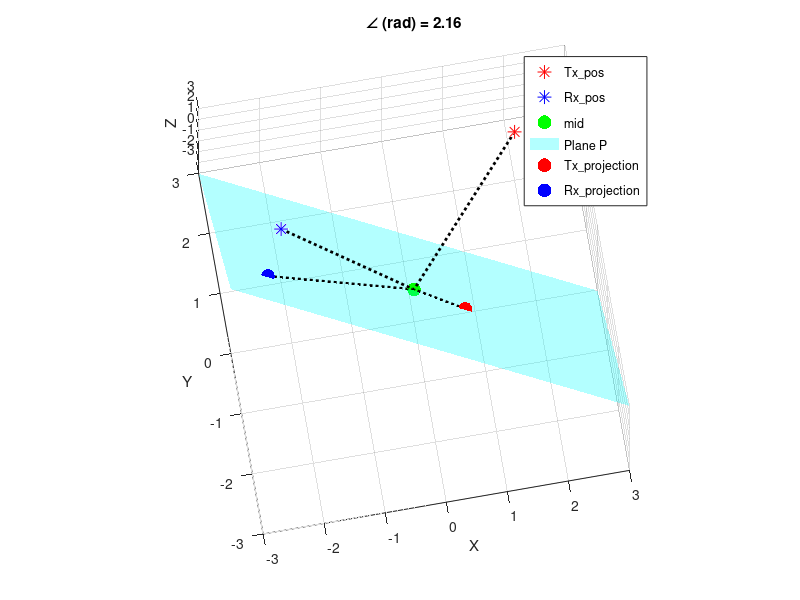

Write MATLAB code to recreate this figure.
% https://zhuanlan.zhihu.com/p/422696920
clc; clear; close all;
Tx_pos = [2 2 1.5];
Rx_pos = [-2 1 2];
joint1 = [-1 -2 -1];
joint2 = [1 2 1];
mid = 0.5*(joint1 + joint2);
aspect = joint1 - joint2;
% 计算经过mid的垂直于aspect的平面P
% 计算平面P的法向量
normal_vector = aspect / norm(aspect);

% 计算Tx_pos与Rx_pos在上述平面P的投影坐标
Tx_projection = Tx_pos - dot(Tx_pos - mid, normal_vector) * normal_vector;
Rx_projection = Rx_pos - dot(Rx_pos - mid, normal_vector) * normal_vector;

% 计算向量Tx_pos - mid 与向量Rx_pos - mid的夹角在上述平面P上投影的弧度大小
angle_rad = acos(dot(Tx_projection - mid, Rx_projection - mid) / (norm(Tx_projection - mid) * norm(Rx_projection - mid)));

dot(Tx_projection-mid,normal_vector)
dot(normal_vector,Tx_projection)-dot(normal_vector,mid)

%%
scatter3(Tx_pos(1), Tx_pos(2), Tx_pos(3), 100, 'r', '*');
hold on;
scatter3(Rx_pos(1), Rx_pos(2), Rx_pos(3), 100, 'b', '*');
scatter3(mid(1), mid(2), mid(3), 100, 'g', 'filled');
[x_plane, y_plane] = meshgrid(-3:3, -3:3);
% Ax + By + Cz + D = 0;
A = normal_vector(1); B = normal_vector(2); C = normal_vector(3);
D = - dot(normal_vector,mid);
z_plane = (-A * x_plane - B * y_plane - D) / C;
surf(x_plane, y_plane, z_plane, 'FaceAlpha', 0.3, 'FaceColor', 'c', 'EdgeColor', 'none');
scatter3(Tx_projection(1), Tx_projection(2), Tx_projection(3), 100, 'r', 'filled');
scatter3(Rx_projection(1), Rx_projection(2), Rx_projection(3), 100, 'b', 'filled');
line([Tx_pos(1) mid(1)],[Tx_pos(2) mid(2)],...
    [Tx_pos(3) mid(3)],'LineStyle',':',...
    'color','k','LineWidth',2)
line([Tx_projection(1) mid(1)],[Tx_projection(2) mid(2)],...
    [Tx_projection(3) mid(3)],'LineStyle',':',...
    'color','k','LineWidth',2)
line([Rx_pos(1) mid(1)],[Rx_pos(2) mid(2)],...
    [Rx_pos(3) mid(3)],'LineStyle',':',...
    'color','k','LineWidth',2)
line([Rx_projection(1) mid(1)],[Rx_projection(2) mid(2)],...
    [Rx_projection(3) mid(3)],'LineStyle',':',...
    'color','k','LineWidth',2)
xlabel('X');
ylabel('Y');
zlabel('Z');
legend('Tx\_pos', 'Rx\_pos', 'mid', 'Plane P', 'Tx\_projection', 'Rx\_projection');
title(['\angle (rad) = ', num2str(angle_rad, '%.2f')]);
% text(mid(1), mid(2), mid(3), ['\angle = ', num2str(angle_rad, '%.2f')], 'Color', 'k', 'FontSize', 12);
grid on;
axis equal;
hold off;
zlim([-3 3])
view(-10,80)
